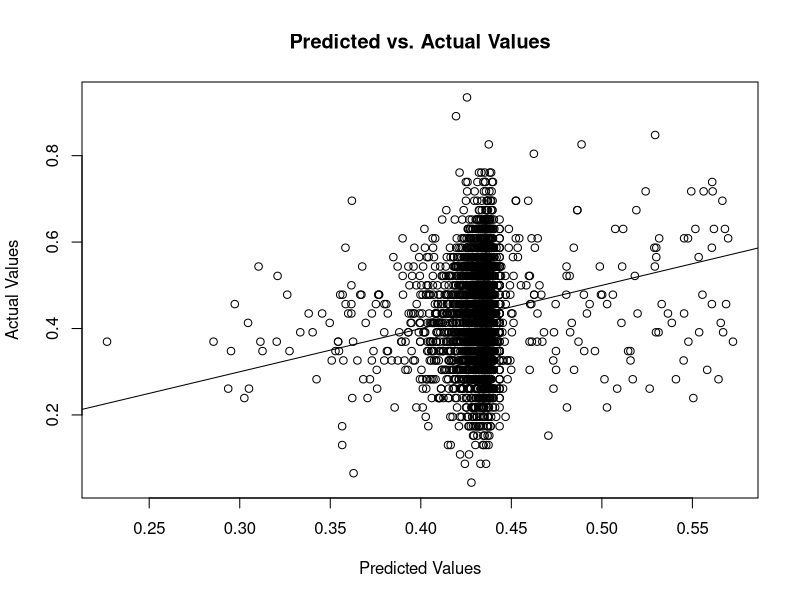
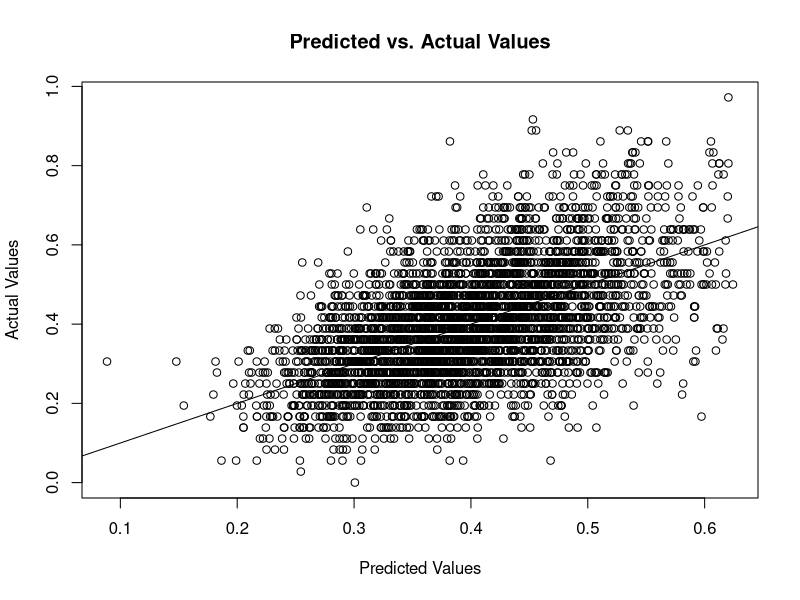
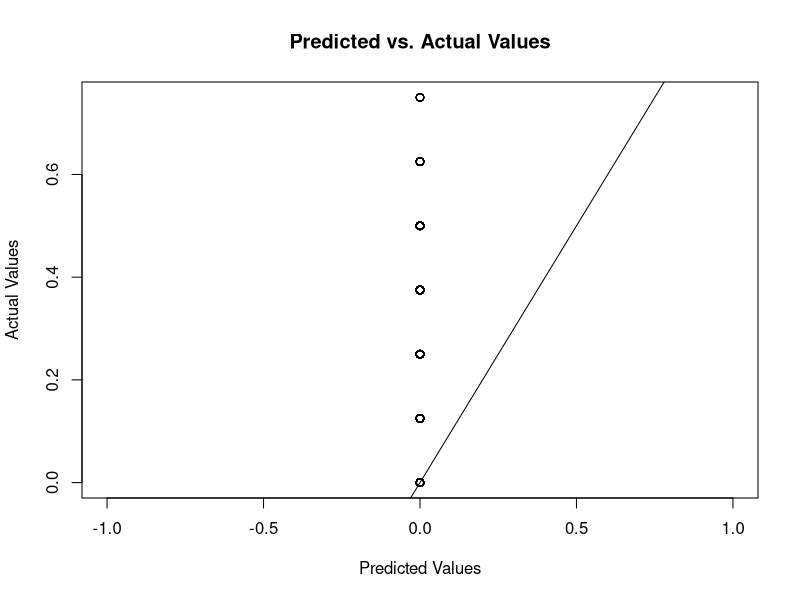

Here is the R script that generated these plots, in order:
library(tidyverse)
library(nnet)
library(dplyr)
library(plyr)
library(readr)
library(caret)

###############################################################################
#Reading in the data
###############################################################################

dv<-read_csv('./data/cleaned_baseball_weather.csv')
dv$total_walks<-dv$v_walks+dv$h_walks
dv$total_error<-dv$v_errors+dv$h_errors
dv$total_runs<-dv$h_score+dv$v_score
dv$total_strikeouts<-dv$h_strikeouts+dv$v_strikeouts
dv$total_wildpitches<-dv$v_wild_pitches+dv$h_wild_pitches
dv$total_hits<-dv$h_hits+dv$v_hits
dv$penalized_strikes<-dv$total_strikeouts-dv$total_walks
###############################################################################
#Editing data to get only combined variables with weather
###############################################################################

dv1<-dv[,c(9,10,39:75)]
str(dv1)
dv1<-drop_na(dv1)
dv1<-na.omit(dv1)
dv1<-dv1[,-c(10, 18, 25, 27)]
#Removes columnns that are all 0's
###############################################################################
#Normalizing the data
###############################################################################
min_max_norm <- function(x) {
  (x - min(x)) / (max(x) - min(x))
}
dv1<- as.data.frame(lapply(dv1[1:35], min_max_norm))
###############################################################################
#Creating test train split for pitching stats
###############################################################################
dv_pitching<-dv1

dv_pitching<-dv_pitching[,c(1:28,35)]

set.seed(1)

dv_pitching_split <- sample(1:nrow(dv_pitching), floor(0.7*nrow(dv_pitching)))
dv_pitching_train <- dv_pitching[dv_pitching_split, ]
dv_pitching_test <- dv_pitching[-dv_pitching_split, ]
###############################################################################
#Setting up model and evaluating with rmse
###############################################################################
net1 <- nnet(penalized_strikes ~., data = dv_pitching_train, 
             size = 20, decay = .001, maxit = 2000, linout = F)
pred <- predict(net1, newdata = dv_pitching_test, type = "r")


RMSE = function(test_data,predictions){
  result <- sqrt(mean((test_data - predictions)^2))
  return(result)
}

RMSE(dv_pitching_test$penalized_strikes,pred)
###############################################################################
#Setting up model and evaluating with caret to use corss val and grid search 
###############################################################################
controlList <- trainControl(method = "cv", number = 5, search = "grid")
tuneMatrix <- expand.grid(size = 2, decay = 0)

set.seed(1)
caret_net <- train(penalized_strikes ~.,
                   data = dv_pitching_train,
                   method = "nnet",
                   linout = FALSE,
                   TRACE = FALSE,
                   maxit = 100,
                   tuneGrid = tuneMatrix,
                   trControl = controlList)

pred1 <- predict(caret_net, newdata = dv_pitching_test)

RMSE(dv_pitching_test$penalized_strikes,pred1)

plot(x=pred1, y= dv_pitching_test$penalized_strikes,
     xlab='Predicted Values',
     ylab='Actual Values',
     main='Predicted vs. Actual Values')
abline(a=0, b=1)

#Caret package code inspired from
#https://machinelearningmastery.com/tuning-machine-learning-models-using-the-caret-r-package/
#https://www.projectpro.io/recipes/tune-hyper-parameters-grid-search-r
#https://stackoverflow.com/questions/48425452/get-carets-model-parameters-for-nnet

###############################################################################
#Repeating for total number of hits
###############################################################################
dv_hits<-dv1

dv_hits<-dv_hits[,c(1:28,34)]

set.seed(1)

dv_hits_split <- sample(1:nrow(dv_hits), floor(0.7*nrow(dv_hits)))
dv_hits_train <- dv_hits[dv_hits_split, ]
dv_hits_test <- dv_hits[-dv_hits_split, ]




caret_net1 <- train(total_hits ~.,
                   data = dv_hits_train,
                   method = "nnet",
                   linout = FALSE,
                   TRACE = FALSE,
                   maxit = 100,
                   tuneGrid = tuneMatrix,
                   trControl = controlList)

pred2 <- predict(caret_net1, newdata = dv_hits_test)

RMSE(dv_hits_test$total_hits,pred2)

plot(x=pred2, y= dv_hits_test$total_hits,
     xlab='Predicted Values',
     ylab='Actual Values',
     main='Predicted vs. Actual Values')
abline(a=0, b=1)

###############################################################################
#Repeating for total number of errors
###############################################################################

dv_errors<-dv1

dv_errors<-dv_errors[,c(1:28,30)]

set.seed(1)

dv_errors_split <- sample(1:nrow(dv_errors), floor(0.7*nrow(dv_errors)))
dv_errors_train <- dv_errors[dv_errors_split, ]
dv_errors_test <- dv_errors[-dv_errors_split, ]




caret_net2 <- train(total_error ~.,
                    data = dv_errors_train,
                    method = "nnet",
                    linout = FALSE,
                    TRACE = FALSE,
                    maxit = 100,
                    tuneGrid = tuneMatrix,
                    trControl = controlList)

pred3 <- predict(caret_net2, newdata = dv_errors_test)

RMSE(dv_errors_test$total_error,pred3)

plot(x=pred3, y= dv_errors_test$total_error,
     xlab='Predicted Values',
     ylab='Actual Values',
     main='Predicted vs. Actual Values')
abline(a=0, b=1)